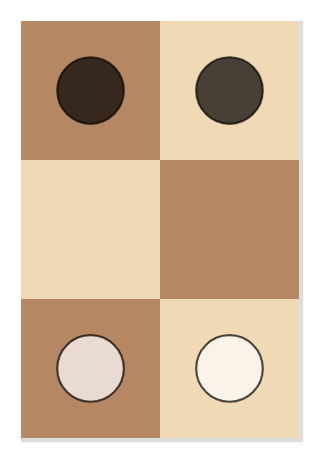

Write notebook code for a chart like this one.
### Code cell
def position_chart(pos: Position, *, axis=False, legend=False) -> alt.LayerChart:
    _PAWN_COLOURS = {
        "domain": ["White", "Black"],
        "range": ["white", "black"],
    }
    _SQUARE_COLOURS = {
        "domain": ["light", "dark"],
        "range": ["#f0d9b5", "#b58863"],
    }
    _FILE_DOMAIN = list(range(1, BOARD_WIDTH + 1))
    _RANK_DOMAIN = list(range(1, BOARD_DEPTH + 1))

    def _board_as_frame() -> pl.DataFrame:
        rows = []
        for f in range(1, BOARD_WIDTH + 1):
            for r in range(1, BOARD_DEPTH + 1):
                square = "dark" if (f + r) % 2 == 0 else "light"
                rows.append({"rank": r, "file": f, "square": square})
        return pl.DataFrame(rows)

    axis_params = {} if axis else {"axis": None}
    legend_params = {} if legend else {"legend": None}

    board = (
        alt.Chart(_board_as_frame())
        .mark_rect()
        .encode(
            alt.X("file:O", **axis_params).scale(domain=_FILE_DOMAIN),  # type: ignore
            alt.Y("rank:O", **axis_params).scale(domain=_RANK_DOMAIN),  # type: ignore
            alt.Color("square:N")  # type: ignore
            .scale(**_SQUARE_COLOURS)  # type: ignore
            .legend(None),
        )
    )

    pawns = (
        alt.Chart(pawns_as_frame(pos))
        .mark_circle(size=250, stroke="black", strokeWidth=0.5)
        .encode(
            alt.X("file:O").scale(domain=_FILE_DOMAIN),
            alt.Y("rank:O").scale(domain=_RANK_DOMAIN, reverse=True),
            alt.Color("colour:N", **legend_params)  # type: ignore
            #
            .scale(**_PAWN_COLOURS),  # type: ignore
        )
    )

    return (
        alt.layer(board, pawns)
        .resolve_scale(color="independent")
        .properties(width=33 * BOARD_WIDTH, height=33 * BOARD_DEPTH)
    )  # type: ignore


position_chart(init_position())

### Figure 1 — Vega-Lite specification as saved in the notebook (floating-point values rounded to 4 significant figures)
{"config": {"view": {"continuousWidth": 300, "continuousHeight": 300}}, "layer": [{"data": {"name": "data-1a57c196ab546fd56906025423307699"}, "mark": {"type": "rect"}, "encoding": {"color": {"field": "square", "legend": null, "scale": {"domain": ["light", "dark"], "range": ["#f0d9b5", "#b58863"]}, "type": "nominal"}, "x": {"axis": null, "field": "file", "scale": {"domain": [1, 2]}, "type": "ordinal"}, "y": {"axis": null, "field": "rank", "scale": {"domain": [1, 2, 3]}, "type": "ordinal"}}}, {"data": {"name": "data-09c482a792e398310a11dbbeeba77a0d"}, "mark": {"type": "circle", "size": 250, "stroke": "black", "strokeWidth": 0.5}, "encoding": {"color": {"field": "colour", "legend": null, "scale": {"domain": ["White", "Black"], "range": ["white", "black"]}, "type": "nominal"}, "x": {"field": "file", "scale": {"domain": [1, 2]}, "type": "ordinal"}, "y": {"field": "rank", "scale": {"domain": [1, 2, 3], "reverse": true}, "type": "ordinal"}}}], "height": 99, "resolve": {"scale": {"color": "independent"}}, "width": 66, "$schema": "https://vega.github.io/schema/vega-lite/v6.4.1.json", "datasets": {"data-1a57c196ab546fd56906025423307699": [{"rank": 1, "file": 1, "square": "dark"}, {"rank": 2, "file": 1, "square": "light"}, {"rank": 3, "file": 1, "square": "dark"}, {"rank": 1, "file": 2, "square": "light"}, {"rank": 2, "file": 2, "square": "dark"}, {"rank": 3, "file": 2, "square": "light"}], "data-09c482a792e398310a11dbbeeba77a0d": [{"rank": 1, "file": 1, "colour": "White"}, {"rank": 1, "file": 2, "colour": "White"}, {"rank": 3, "file": 1, "colour": "Black"}, {"rank": 3, "file": 2, "colour": "Black"}]}}
